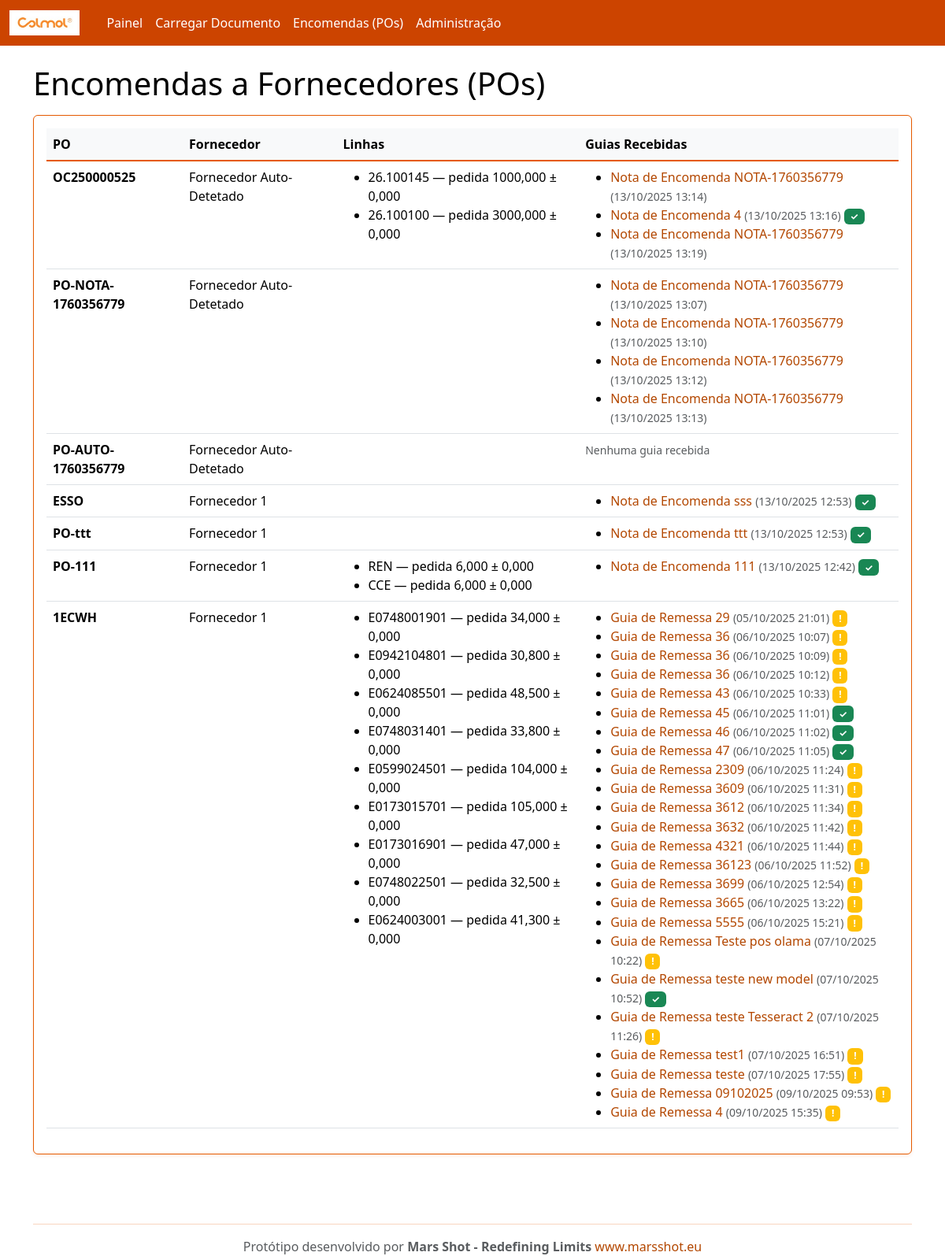
The app's page /po/, older data.
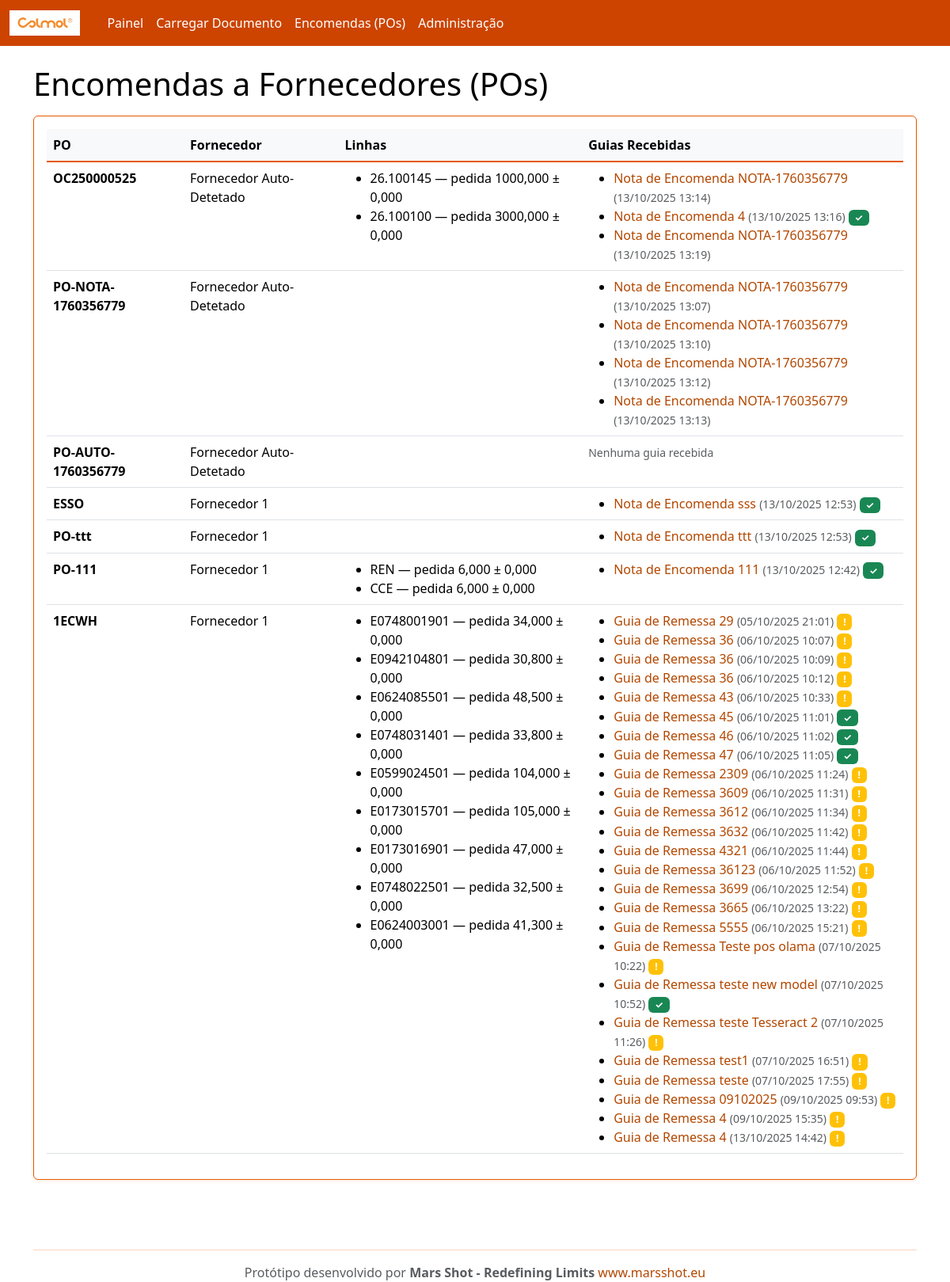
The same page, newer data.
### rececao/models.py (models this page shows, shortened)
class PurchaseOrder(models.Model):
    number = models.CharField(max_length=100, unique=True)
    supplier = models.ForeignKey(Supplier, on_delete=models.CASCADE, related_name='purchase_orders')
    created_at = models.DateTimeField(auto_now_add=True)

class Supplier(models.Model):
    name = models.CharField(max_length=200, unique=True)
    email = models.EmailField(blank=True, null=True)
    code = models.CharField(max_length=50, unique=True)

class POLine(models.Model):
    po = models.ForeignKey(PurchaseOrder, on_delete=models.CASCADE, related_name='lines')
    internal_sku = models.CharField(max_length=120)  # código interno Colmol
    description = models.CharField(max_length=255, blank=True)
    unit = models.CharField(max_length=20, default='UN')
    qty_ordered = models.DecimalField(max_digits=12, decimal_places=3)
    tolerance = models.DecimalField(max_digits=6, decimal_places=3, default=0)  # tolerância admitida
    class Meta:
        unique_together = ('po','internal_sku')

class InboundDocument(models.Model):
    DOC_TYPES = (
        ('GR','Guia de Remessa'),
        ('FT','Nota de Encomenda'),
    )
    supplier = models.ForeignKey(Supplier, on_delete=models.CASCADE, related_name='inbound_docs')
    doc_type = models.CharField(max_length=2, choices=DOC_TYPES, default='GR')
    number = models.CharField(max_length=120)
    file = models.FileField(upload_to='inbound/')
    received_at = models.DateTimeField(auto_now_add=True)
    parsed_payload = models.JSONField(default=dict, blank=True)  # resultado do OCR/extração
    po = models.ForeignKey(PurchaseOrder, on_delete=models.SET_NULL, null=True, blank=True, related_name='inbound_docs')

### rececao/views.py (the view)
# urls.py: path('po/', views.po_list, name='po_list'),
def po_list(request):
    pos = PurchaseOrder.objects.all().order_by('-id')
    return render(request, 'po_list.html', {'pos': pos})

### templates/po_list.html
{% extends "base.html" %}
{% block content %}
<h1>Encomendas a Fornecedores (POs)</h1>
<div class="card p-3 mt-3">
  <table class="table table-hover">
    <thead><tr><th>PO</th><th>Fornecedor</th><th>Linhas</th><th>Guias Recebidas</th></tr></thead>
    <tbody>
      {% for p in pos %}
      <tr>
        <td><strong>{{ p.number }}</strong></td>
        <td>{{ p.supplier.name }}</td>
        <td>
          <ul class="mb-0">
          {% for l in p.lines.all %}
            <li>{{ l.internal_sku }} — pedida {{ l.qty_ordered }} ± {{ l.tolerance }}</li>
          {% endfor %}
          </ul>
        </td>
        <td>
          {% with guias=p.inbound_docs.all %}
            {% if guias %}
              <ul class="mb-0">
              {% for guia in guias %}
                <li>
                  <a href="/inbound/{{ guia.id }}/" class="text-decoration-none">
                    {{ guia.get_doc_type_display }} {{ guia.number }}
                  </a>
                  <small class="text-muted">({{ guia.received_at|date:"d/m/Y H:i" }})</small>
                  {% if guia.match_result %}
                    {% if guia.match_result.status == 'matched' %}
                      <span class="badge bg-success">✓</span>
                    {% elif guia.match_result.status == 'exceptions' %}
                      <span class="badge bg-warning">!</span>
                    {% endif %}
                  {% endif %}
                </li>
              {% endfor %}
              </ul>
            {% else %}
              <small class="text-muted">Nenhuma guia recebida</small>
            {% endif %}
          {% endwith %}
        </td>
      </tr>
      {% empty %}
      <tr><td colspan="4">Sem POs. Use o admin para criar dados de exemplo.</td></tr>
      {% endfor %}
    </tbody>
  </table>
</div>
{% endblock %}

Row changes from the older to the newer data that the page shows:
added InboundDocument: doc_type "Guia de Remessa", number "4", received_at "13/10/2025 14:42", shown under PurchaseOrder "1ECWH"
